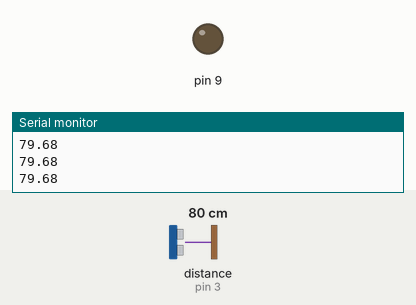
A sketch run on a simulated Arduino Uno, built with avr-gcc and run on an emulated ATmega328P. On the bench: output pins drawn as LEDs (lit = HIGH), the last lines printed to the serial monitor. Wiring (inferred from the names in the program): ultrasonic range finder: trigger pin 2; echo pin 3. The inputs (shaded band) are chosen by the test bench; at power-on: distance to the obstacle (sensor on pin 3) 80 cm. The echo pulse lasts 58.3 µs per cm; pins used as bus, display or sensor lines are not drawn.

Above: at 1.7 s.
1.8 s: distance to the obstacle (sensor on pin 3) set to 22 cm
3.3 s: distance to the obstacle (sensor on pin 3) set to 19 cm
At 4.1 s:
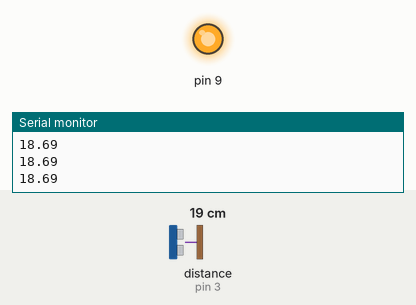
4.8 s: distance to the obstacle (sensor on pin 3) set to 35 cm
At 5.3 s:
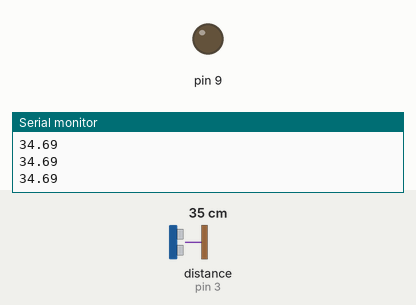
6.3 s: distance to the obstacle (sensor on pin 3) set to 2 cm
At 7.5 s:
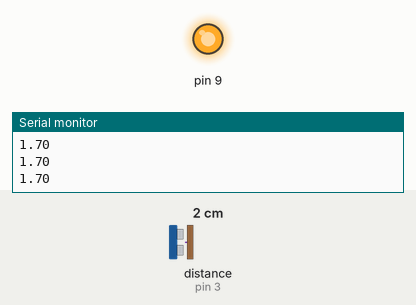
Timing chart, 0 to 8.8 s (numbered marks = the images above; inputs shaded):
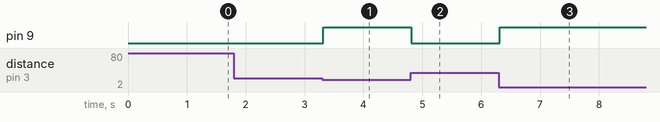

The sketch:

sketch_sep28b-2.ino
```cpp
int trig = 2;
int echo = 3;
float dist,t;

void setup() {
  // put your setup code here, to run once:
  Serial.begin(9600);

  //pinMode is important to set what the pin does
  pinMode(trig, OUTPUT);
  pinMode(echo, INPUT);
  pinMode(9, OUTPUT);

  //this is for letting the sensor rest
  digitalWrite(trig, LOW);
  delay(500);
}

void loop() {
  // put your main code here, to run repeatedly:

  //the above was the code for the transmitter TX
  digitalWrite(trig, HIGH);
  delayMicroseconds(10);
  digitalWrite(trig, LOW);

  //the above was for the receiver RX
  t = pulseIn(echo, HIGH);
  dist = 0.01715 * t;

  //this is to print the distance
  Serial.println(dist);
  delay(0);

  //for turning an LED on or off
  if(dist<20){
    digitalWrite(9, HIGH);
    }
  else{
    digitalWrite(9, LOW);
    }
}
```

Measured:
- the behaviour switches between 21 and 20 cm on distance to the obstacle (sensor on pin 3) (found by bisection; images 0 and 1)
- after the input at 3.3 s, pin 9: LOW → HIGH at once
- after the input at 4.8 s, pin 9: HIGH → LOW at once
- after the input at 6.3 s, pin 9: LOW → HIGH at once
